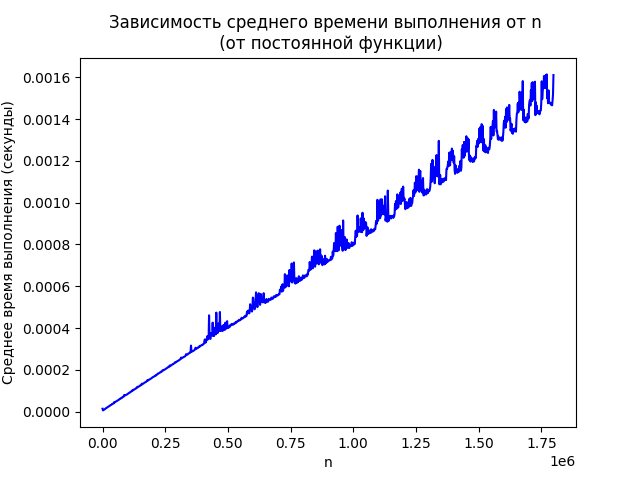

Here is the Python script that generated this plot:
import random
import typing
import timeit
import functools
import matplotlib.pyplot as plt
import numpy as np


def timing_decorator(ndigits: int, number: int, setup: str) -> typing.Callable:
    def decorator(func: typing.Callable) -> typing.Callable:
        @functools.wraps(func)
        def wrapper(*args, **kwargs) -> float:
            usage_time = timeit.timeit(
                lambda: func(*args, **kwargs),
                setup=setup,
                number=number,
            )
            return round(usage_time / number, ndigits)

        return wrapper

    return decorator


max_n = 1800000
max_vector = np.array([random.randint(1, 100) for _ in range(max_n)])

n_values = list(range(1, max_n, 1800))
average_times = []


@timing_decorator(6, 5, "import numpy as np")
def post_f(vector):
    return np.prod(vector[:n])


for n in n_values:
    print(n)
    average_time = post_f(max_vector[:n])
    average_times.append(average_time)

plt.plot(n_values, average_times, linestyle='-', color='b')
plt.title('Зависимость среднего времени выполнения от n \n (от постоянной функции)')
plt.xlabel('n')
plt.ylabel('Среднее время выполнения (секунды)')

plt.savefig('1.3.png')